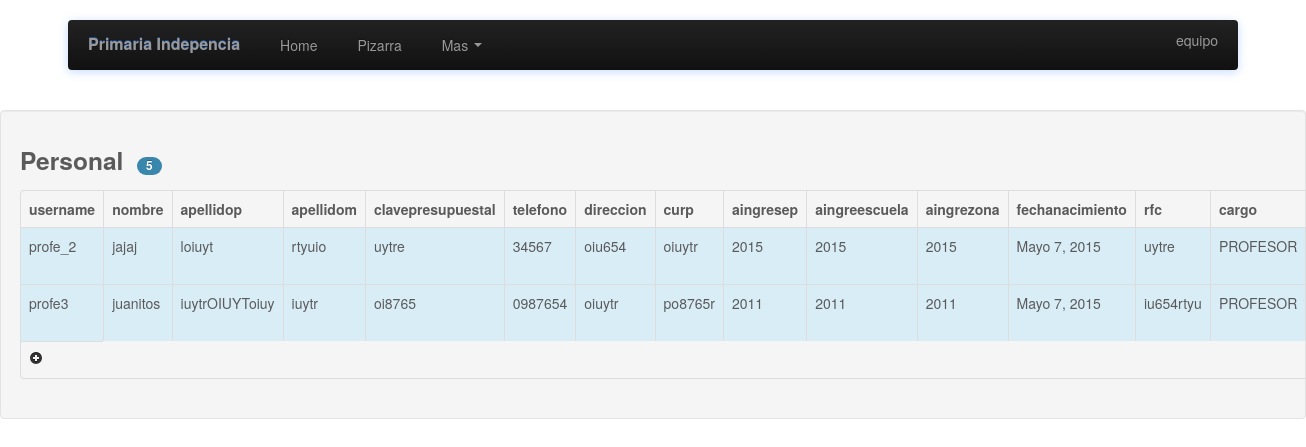
Before: /personal/ (signed in) with the older database file.
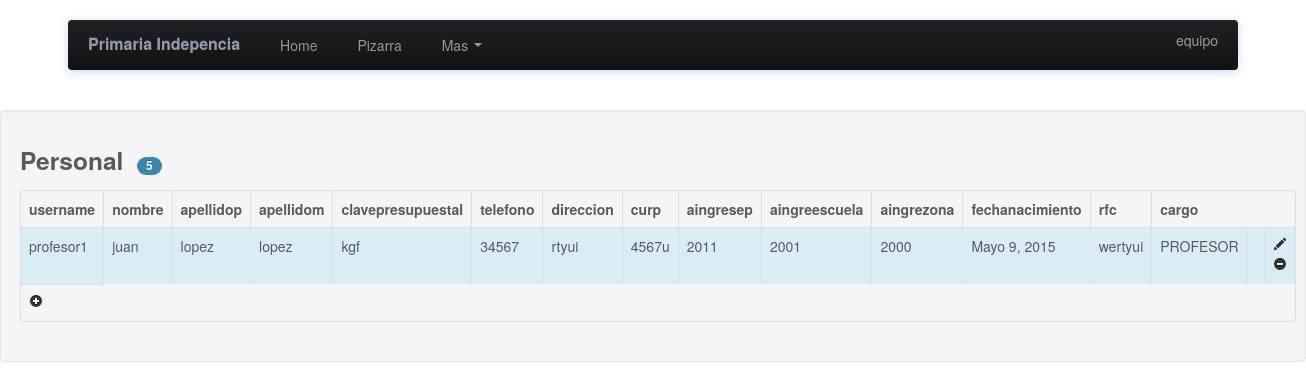
After: the same page with the newer database file.
### apps/calificaciones/models.py (models this page shows, shortened)
class Personal(models.Model):
	usuario = models.OneToOneField(User)
	nombre = models.CharField(max_length=50, blank=True)
	apellidop = models.CharField(max_length=50, blank=True)
	apellidom = models.CharField(max_length=50, blank=True)
	clavepresupuestal = models.CharField(max_length=50, blank=True)
	telefono = models.CharField(max_length=13, blank=True)
	direccion = models.CharField(max_length=80, blank=True)
	correo = models.CharField(max_length=20, blank=True)
	curp = models.CharField(max_length=50, blank=True)
	aingresep = models.CharField(max_length=6, blank=True)
	aingreescuela = models.CharField(max_length=6, blank=True)
	aingrezona = models.CharField(max_length=6, blank=True)
	fechanacimiento = models.DateField(blank=True, null=True)
	rfc = models.CharField(max_length=50, blank=True)
	cargo = models.CharField(max_length=50, blank=True)

### apps/calificaciones/views.py (the view)
# urls.py: url(r'^personal/$', personal.as_view(), name='personal'),
class personal(ListView):
	template_name = 'calificaciones/personal.html'
	model= Personal
	context_object_name = 'personal'

### templates/calificaciones/personal.html (shortened to what this page needs)
<!DOCTYPE html>
<html lang="en">
  <head>
  <link href="{{MEDIA_URL}}bootstrap/css/bootstrap.css" rel="stylesheet">
  <link href="{{MEDIA_URL}}bootstrap/css/bootstrap-responsive.css" rel="stylesheet">
  </head>
  <body>
    <div class="navbar-wrapper">
      <div class="container">
        <div class="navbar navbar-inverse">
          <div class="navbar-inner">
            <a class="brand" href="#">Primaria Indepencia</a>
            <div class="nav-collapse collapse">
              <ul class="nav">
               <li><a href="/">Home</a></li>
                <li><a href="pizarra.html">Pizarra</a></li>
                <li class="dropdown">
                  <a href="#" class="dropdown-toggle" data-toggle="dropdown">Mas <b class="caret"></b></a>
                </li>
              </ul>
            </div>
            <p align="right" class="navbar-text">
            <a href="#" class="navbar-link">{{user.username}}</a></p>
          </div>
        </div>
      </div>
    </div>
<table width="200" border="0">
  <tr>
    <td>&nbsp;</td>
  </tr>
  <tr>
    <td>&nbsp;</td>
  </tr>
  <tr>
    <td>&nbsp;</td>
  </tr>
  <tr>
    <td>&nbsp;</td>
  </tr>
  <tr>
    <td>&nbsp;</td>
  </tr>
</table>
  <div class="well">
<div class="panel panel-info">
  <div class="panel-heading">
  {% if user.is_authenticated %}
   <h3 class="panel-title">Personal&nbsp;&nbsp;<span class="badge badge-info">5</span></h3>
  </div>
  <div class="panel-body">
<table class="table table-bordered table-hover sortable-theme-bootstrap" data-sortable="true" data-toggle="table">
    <thead>
    <tr>
        <th>username</th>
        <th>nombre</th>
        <th>apellidop</th>
        <th>apellidom</th>
        <th>clavepresupuestal</th>
        <th>telefono</th>
        <th>direccion</th>
        <th>curp</th>
        <th>aingresep</th>
        <th>aingreescuela</th>
        <th>aingrezona</th>
        <th>fechanacimiento</th>
        <th>rfc</th>
        <th>cargo</th>
    </tr>
    </thead>
  <tbody>
  {% for persona in personal %}
  <tr class="info">
        <td>{{persona.usuario}}</td>
        <td>{{persona.nombre}}</td>
        <td>{{persona.apellidop}}</td>
        <td>{{persona.apellidom}}</td>
        <td>{{persona.clavepresupuestal}}</td>
        <td>{{persona.telefono}}</td>
        <td>{{persona.direccion}}</td>
        <td>{{persona.curp}}</td>
        <td>{{persona.aingresep}}</td>
        <td>{{persona.aingreescuela}}</td>
        <td>{{persona.aingrezona}}</td>
        <td>{{persona.fechanacimiento}}</td>
        <td>{{persona.rfc}}</td>
        <td>{{persona.cargo}}</td>
        <td>{{persona.last_login_1}}</td>
    <td><a href="/admin/partidos/partido/"><i class="icon-pencil"></i></a>
    <a href="/admin/partidos/partido/"><i class="icon-minus-sign"></i></a></td>
    {% endfor %}
  </tr>
</tbody>
   <td><a href="/registrarpersonal/"><i class="icon-plus-sign"></a></td>
</table>
{% else %}
    <h2 class="form-signin-heading">Usted no esta autorizado</h2>
    {% endif %}
  </div>
</div>
</div>
  </body>
</html>

Changed rows visible on the page:
removed Personal: usuario "profe3", nombre "juanitos", apellidop "iuytrOIUYToiuy", apellidom "iuytr", clavepresupuestal "oi8765", telefono "0987654", direccion "oiuytr", curp "po8765r", aingresep "2011", aingreescuela "2011", aingrezona "2011", fechanacimiento "Mayo 7, 2015", rfc "iu654rtyu", cargo "PROFESOR"
changed Personal "PROFESOR": usuario "profe_2" → "profesor1"; nombre "jajaj" → "juan"; apellidop "loiuyt" → "lopez"; apellidom "rtyuio" → "lopez"; clavepresupuestal "uytre" → "kgf"; direccion "oiu654" → "rtyui"; curp "oiuytr" → "4567u"; aingresep "2015" → "2011"; aingreescuela "2015" → "2001"; aingrezona "2015" → "2000"; fechanacimiento "Mayo 7, 2015" → "Mayo 9, 2015"; rfc "uytre" → "wertyui"
